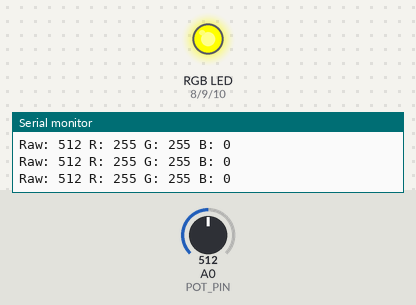
Simulated run of this sketch. Board: Arduino Uno, built with avr-gcc and run on an emulated ATmega328P. On the bench: an RGB LED mixed from three pins (HIGH = lit), the last lines printed to the serial monitor. Inputs (shaded band) come from the test bench; at power-on: A0 (POT_PIN) = 512.

Above: at 1.2 s.
1.3 s: A0 (POT_PIN) set to 348
2.8 s: A0 (POT_PIN) set to 325
At 3.1 s:
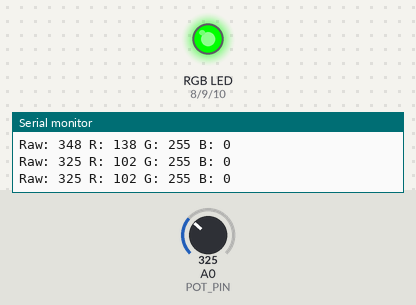
4.3 s: A0 (POT_PIN) set to 692
At 5.5 s:
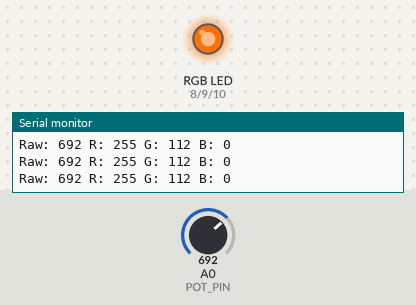
5.8 s: A0 (POT_PIN) set to 672
At 6.6 s:
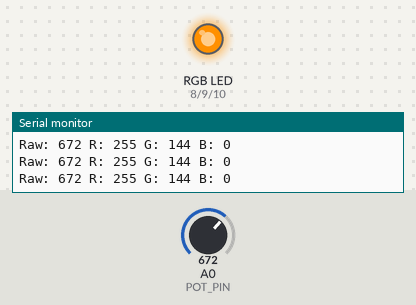
7.3 s: A0 (POT_PIN) set to 511
At 7.7 s:
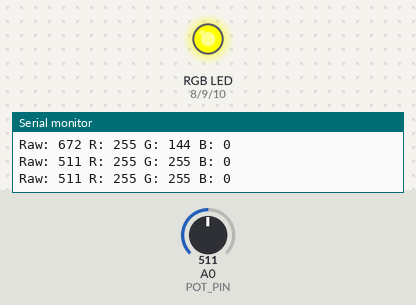
8.8 s: A0 (POT_PIN) set to 331
At 10.1 s:
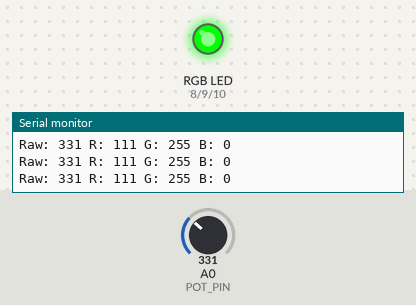
Timing chart, 0 to 11.3 s (numbered marks = the images above; inputs shaded):
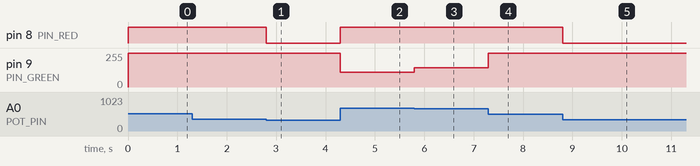

Measured:
- the behaviour switches between 342 and 341 on A0 (POT_PIN) (found by bisection; images 0 and 1)
- after the input at 2.8 s, pin 8 (PIN_RED): HIGH → LOW at once
- after the input at 4.3 s, pin 8 (PIN_RED): LOW → HIGH at once; pin 9 (PIN_GREEN): 255/255 → 112/255 at once
- after the input at 5.8 s, pin 9 (PIN_GREEN): 112/255 → 144/255 at once
- after the input at 7.3 s, pin 9 (PIN_GREEN): 144/255 → 255/255 at once
- after the input at 8.8 s, pin 8 (PIN_RED): HIGH → LOW at once

The sketch:

4-4.ino
```cpp
const int POT_PIN = A0;
const int PIN_RED = 8;
const int PIN_GREEN = 9;
const int PIN_BLUE = 10;

const int ZONE_GREEN_LIMIT = 341;    // 0..341   — зелёный
const int ZONE_YELLOW_LIMIT = 682;   // 341..682 — жёлтый
                                     // 682..1023 — красный

const int TRANSITION_WIDTH = 80;

const unsigned long LOG_INTERVAL = 200;
unsigned long lastLogTime = 0;

void setup() {
  pinMode(PIN_RED, OUTPUT);
  pinMode(PIN_GREEN, OUTPUT);
  pinMode(PIN_BLUE, OUTPUT);
  Serial.begin(9600);
}

int limitTo255(int value) {
  if (value < 0) return 0;
  if (value > 255) return 255;
  return value;
}

void loop() {
  int rawValue = analogRead(POT_PIN);

  int redVal = 0, greenVal = 0, blueVal = 0;

  if (rawValue < ZONE_GREEN_LIMIT - TRANSITION_WIDTH) {
    greenVal = 255;
  }
  else if (rawValue < ZONE_GREEN_LIMIT + TRANSITION_WIDTH) {
    int blendFactor = map(rawValue,
                          ZONE_GREEN_LIMIT - TRANSITION_WIDTH,
                          ZONE_GREEN_LIMIT + TRANSITION_WIDTH,
                          0, 255);
    greenVal = 255;
    redVal = blendFactor;
  }
  else if (rawValue < ZONE_YELLOW_LIMIT - TRANSITION_WIDTH) {
    redVal = 255;
    greenVal = 255;
  }
  else if (rawValue < ZONE_YELLOW_LIMIT + TRANSITION_WIDTH) {
    int blendFactor = map(rawValue,
                          ZONE_YELLOW_LIMIT - TRANSITION_WIDTH,
                          ZONE_YELLOW_LIMIT + TRANSITION_WIDTH,
                          0, 255);
    redVal = 255;
    greenVal = 255 - blendFactor;
  }
  else {
    redVal = 255;
  }

  analogWrite(PIN_RED, limitTo255(redVal));
  analogWrite(PIN_GREEN, limitTo255(greenVal));
  analogWrite(PIN_BLUE, limitTo255(blueVal));

  if (millis() - lastLogTime >= LOG_INTERVAL) {
    lastLogTime = millis();
    Serial.print("Raw: ");
    Serial.print(rawValue);
    Serial.print(" R: ");
    Serial.print(redVal);
    Serial.print(" G: ");
    Serial.print(greenVal);
    Serial.print(" B: ");
    Serial.println(blueVal);
  }
}
```
